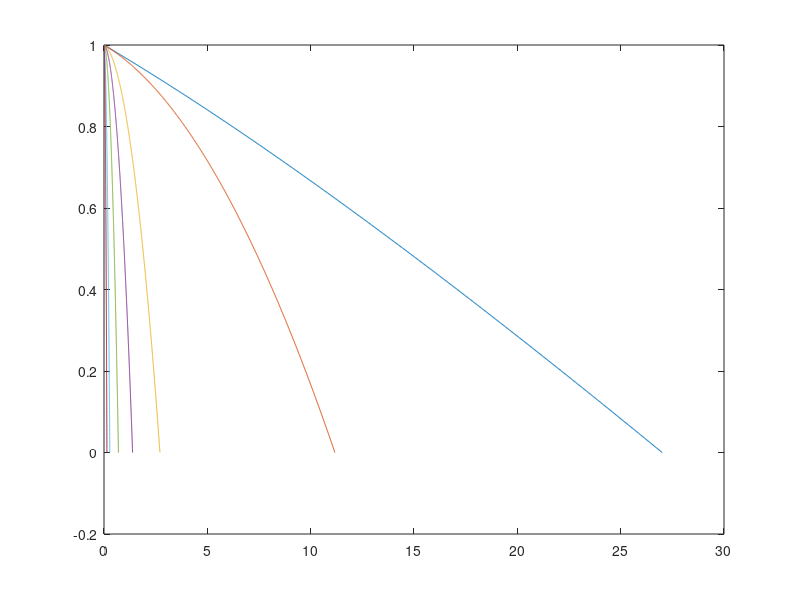

Reproduce this figure in MATLAB. (Note: this script raises an error after producing the figure.)
delta = 0.05;
beta = 50;
obs = 1000;
% sigmas = [0.001,0.01,0.1,0.3,0.5,1];
sigmas = [0.001,0.1,0.5,1,2,5,10];
[~,cols] = size(sigmas);
a_mas = zeros(size(sigmas));
maxT = zeros(size(sigmas));
a_m = 0;
puntos_graf = zeros([obs, 2*cols]);
g_gorro = @(u) beta./(u+beta);
%%
% Ecuación 11 en terminos de u, $\delta$ y $\sigma$.
ecu_a = @(u,delta,sigma) 2-delta.*u-g_gorro(u)-0.5.*sigma.^2.*u.^2;
% for que administra cada una de las funciones diferentes que se generan
% con cada valor en el vecto sigmas.
for i = 1:length(sigmas)
    %%
    % función en terminos de $u$.
    f = @(u) ecu_a(u,delta,sigmas(i)); 
    % Obtención del valor $a^{+}$
    a_m = fzero(f,[eps,30]);
    a_mas(i) = a_m;
    x = linspace(0,a_m,obs);
    y = zeros(size(x));
    for j = 1:length(x)
        y(j) = f(x(j));
    end
    % Valor máximo para $T$
    f2 = @(x) 1./ecu_a(x,delta,sigmas(i));
    RA = integral(f2,0,a_m);
    maxT(i) = RA;
    puntos_graf(:,[2*i-1,2*i]) = [x',y'];
    if i ~= 1
        hold on
        plot(x,y)
    else
       plot(x,y) 
    end
end
% Generación de la tabla con los datos para los gráficos.
tabla = table(puntos_graf(:,1),puntos_graf(:,2),puntos_graf(:,3),...
    puntos_graf(:,4),puntos_graf(:,5),puntos_graf(:,6),puntos_graf(:,7),...
    puntos_graf(:,8),puntos_graf(:,9),puntos_graf(:,10),puntos_graf(:,11),...
    puntos_graf(:,12));
tabla.Properties.VariableNames = {'x1','s1','x2','s2','x3','s3','x4','s4',...
    'x5','s5','x6','s6'};
writetable(tabla,'graf_a_mas.csv');
% Tabla de los valores de $a^{+}$
relacion = [sigmas',a_mas'];
%%
% Generación de los limites superiores de los intervalos $[0,\mathcal{G}_{0,1}^{-1}(T))$
relacion2 = [sigmas',a_mas',maxT'];